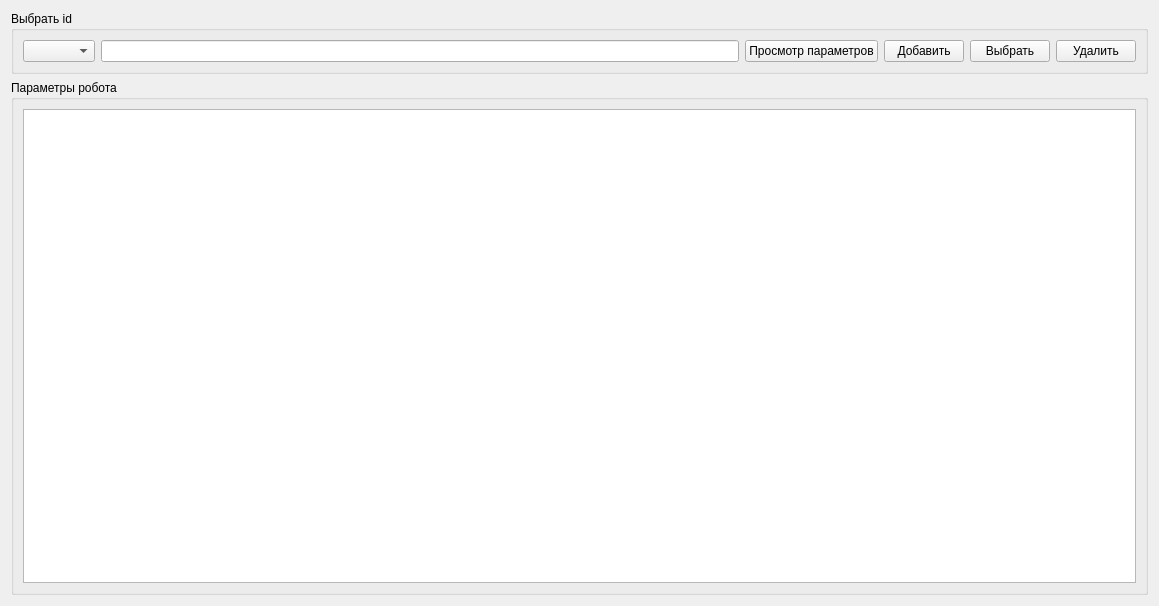
<?xml version="1.0" encoding="UTF-8"?>
<ui version="4.0">
 <class>form_dataentry_Robot</class>
 <widget class="QWidget" name="form_dataentry_Robot">
  <property name="geometry">
   <rect>
    <x>0</x>
    <y>0</y>
    <width>1159</width>
    <height>606</height>
   </rect>
  </property>
  <property name="windowTitle">
   <string>Form</string>
  </property>
  <layout class="QVBoxLayout" name="verticalLayout_2">
   <item>
    <widget class="QGroupBox" name="groupBox">
     <property name="title">
      <string>Выбрать id</string>
     </property>
     <layout class="QHBoxLayout" name="horizontalLayout_2">
      <item>
       <layout class="QHBoxLayout" name="horizontalLayout">
        <item>
         <widget class="QComboBox" name="comboBox_id"/>
        </item>
        <item>
         <widget class="QLineEdit" name="lineEdit"/>
        </item>
        <item>
         <widget class="QPushButton" name="pushButton_view_param">
          <property name="text">
           <string>Просмотр параметров</string>
          </property>
         </widget>
        </item>
        <item>
         <widget class="QPushButton" name="pushButton_add">
          <property name="text">
           <string>Добавить</string>
          </property>
         </widget>
        </item>
        <item>
         <widget class="QPushButton" name="pushButton_select">
          <property name="text">
           <string>Выбрать</string>
          </property>
         </widget>
        </item>
        <item>
         <widget class="QPushButton" name="pushButton_delete">
          <property name="text">
           <string>Удалить</string>
          </property>
         </widget>
        </item>
       </layout>
      </item>
     </layout>
    </widget>
   </item>
   <item>
    <widget class="QGroupBox" name="groupBox_2">
     <property name="title">
      <string>Параметры робота</string>
     </property>
     <layout class="QVBoxLayout" name="verticalLayout">
      <item>
       <widget class="QTableWidget" name="tableWidget"/>
      </item>
     </layout>
    </widget>
   </item>
  </layout>
 </widget>
 <resources/>
 <connections/>
</ui>
